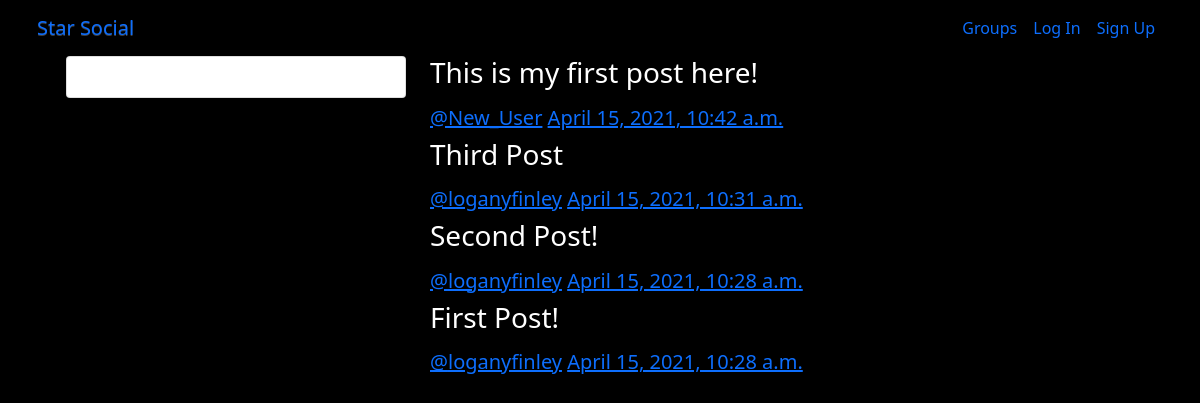
/posts/, run on the app's committed database.
### posts/models.py (models this page shows, shortened)
class Post(models.Model):
    user = models.ForeignKey(User, related_name = 'posts', on_delete = models.CASCADE)
    created_at = models.DateTimeField(auto_now = True)
    message = models.TextField()
    message_html = models.TextField(editable = False)
    group = models.ForeignKey(Group, related_name = 'posts', null = True, blank = True, on_delete = models.CASCADE)
    class Meta:
        ordering = ['-created_at']
        unique_together = ['user', 'message']

### posts/views.py (the view)
# urls.py: path('', views.PostList.as_view(), name = 'all'),
class PostList(SelectRelatedMixin, generic.ListView):
    model = models.Post
    select_related = ('user', 'group')

### posts/templates/posts/post_list.html (shortened to what this page needs)
{% extends "posts/post_base.html" %}
{% block pre_post %}
<div class="col-md-4">
    <div class="card card-with-shadow">
        <div class="content">
            <h5 class="title">All Groups</h5>
        </div>
    </div>
</div>
{% endblock %}
{% block post_content %}
<div class="col-md-8">
    {% for post in post_list %}
        {% include "posts/_post.html" %}
    {% endfor %}
</div>
{% endblock %}

### posts/templates/posts/_post.html (shortened to what this page needs)
<div class="post media">
    <h3>{{ post.message_html|safe }}</h3>
    <div class="media-body">
        <h5 class="media-heading">
            <span class="username">
                <a href="{% url 'posts:for_user' username=post.user.username %}">@{{ post.user.username }}</a>
            </span>
            <time class="time"><a href="{% url 'posts:single' username=post.user.username pk=post.pk %}">{{ post.created_at }}</a></time>
        </h5>
    </div>
</div>

### static/simplesocial/css/master.css (style rules this page uses)
body { margin: 0; overflow: hidden; background-color: black; color:white; }

### data on the page
Post: message_html "This is my first post here!", user.username "New_User", created_at "April 15, 2021, 10:42 a.m."
Post: message_html "Third Post", user.username "loganyfinley", created_at "April 15, 2021, 10:31 a.m."
Post: message_html "Second Post!", user.username "loganyfinley", created_at "April 15, 2021, 10:28 a.m."
Post: message_html "First Post!", user.username "loganyfinley", created_at "April 15, 2021, 10:28 a.m."
